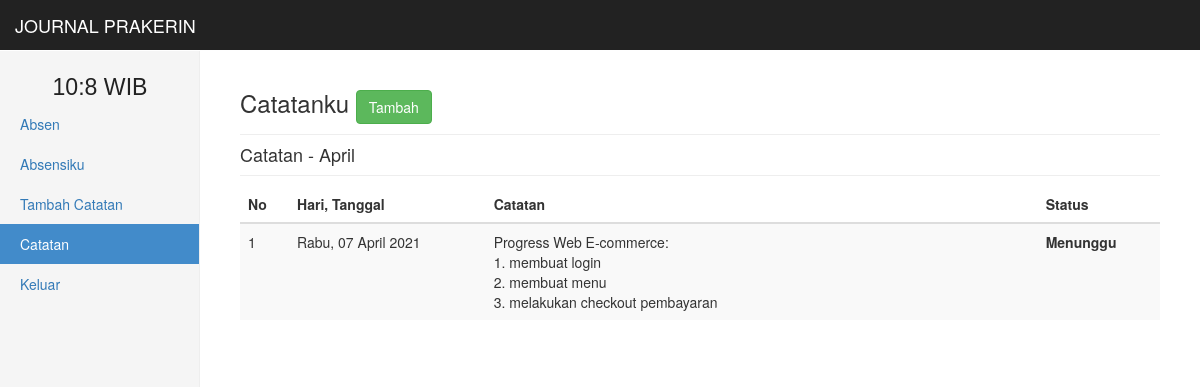
The page /catatan (signed in) on the database its author committed.
### tables this page shows
CREATE TABLE `bulan` (
  `id_bln` int(10) NOT NULL,
  `nama_bln` varchar(25) NOT NULL
);

CREATE TABLE `catatan` (
  `id_cat` int(10) NOT NULL,
  `id_user` int(10) NOT NULL,
  `id_bln` int(10) NOT NULL,
  `id_hri` int(10) NOT NULL,
  `id_tgl` int(10) NOT NULL,
  `isi_cat` longtext NOT NULL,
  `status_cat` enum('Menunggu','Dikonfirmasi','Ditolak') NOT NULL
);

CREATE TABLE `hari` (
  `id_hri` int(10) NOT NULL,
  `nama_hri` varchar(50) NOT NULL
);

CREATE TABLE `tanggal` (
  `id_tgl` int(10) NOT NULL,
  `nama_tgl` varchar(20) NOT NULL
);

### view/note.php (the view, shortened to what this page needs)
<?php
    if (isset($_SESSION['pb'])) {
        $id_siswa=mysqli_real_escape_string($conn, $_GET['id_siswa']);
		$query = $conn->query("SELECT*FROM detail_user WHERE id_user='$id_siswa'");
	    $get_user=$query->fetch_assoc();
	    $name = $get_user['name_user'];
	    $id_user = $get_user['id_user'];
	    if (isset($_GET['st'])) {
	      if ($_GET['st']==1) {
	        echo "<div class='alert alert-warning'><strong>Berhasil disimpan.</strong></div>";
	      } else {
	        echo "<div class='alert alert-danger'><strong>Gagal menyimpan.</strong></div>";
	      }
	    }
	        if ($conn->query("SELECT*FROM catatan WHERE id_user='$id_user'")->num_rows!==0) {
	            $no=0;
	            $query_month=$conn->query("SELECT*FROM bulan ORDER BY id_bln ASC");
	            while ($get_month=$query_month->fetch_assoc()) {
	              $month=$get_month['nama_bln'];
	              $id_month=$get_month['id_bln'];
	              $query_note=$conn->query("SELECT*FROM catatan NATURAL LEFT JOIN bulan NATURAL JOIN hari NATURAL JOIN tanggal WHERE id_user='$id_user' AND id_bln='$id_month' ORDER BY id_cat ASC");
	              $cek = $query_note->num_rows;
	              if ($cek!==0) {
	                echo "<h4 class='sub-header'><strong>Catatan:</strong> $get_user[name_user] - <i>$month</i> </h4>";
	                echo "<div class='table-responsive'>
	                   <table class='table table-striped'>
	                    <thead>
	                       <tr>
	                         <th>No</th>
	                         <th>Hari, Tanggal</th>
	                         <th>Catatan</th>
	                         <th>Status</th>
	                       </tr>
	                    </thead>
	                    <tbody>";
	                  $no=0;
	                  while ($get_note=$query_note->fetch_assoc()) {
	                    $no++;
	                    $date = "$get_note[nama_hri], $get_note[nama_tgl] $get_note[nama_bln] ".date("Y");
	                    $note = nl2br(htmlentities($get_note['isi_cat']));
	                    $status = $get_note['status_cat'];
	                    echo "<tr>
	                        <td>$no</td>
	                        <td>$date</td>
	                        <td width='60%'>$note</td>
	                        <td><strong>$status</strong></td>
	                    </tr>";
	                  }
	                  echo "</table></div>";
	                }
	            }
	            $conn->close();
	        } else {
	            echo "<div class='alert alert-warning'><strong>Tidak ada Cataan untuk ditampilkan.</strong></div>";
	        }
    }elseif (isset($_SESSION['sw'])) {
        echo "<h3 class='sub-header'>Catatanku <button type='button' onclick=\"window.location.href='tambah_catatan';\" class='btn btn-success'>Tambah</button> </h3>";
        $query = $conn->query("SELECT*FROM detail_user WHERE id_user='$_SESSION[id]'");
	    $get_user=$query->fetch_assoc();
	    $id_user = $get_user['id_user'];
	        if ($conn->query("SELECT*FROM catatan WHERE id_user='$id_user'")->num_rows!==0) {
	            $query_month=$conn->query("SELECT*FROM bulan ORDER BY id_bln ASC");
	            while ($get_month=$query_month->fetch_assoc()) {
	              $month=$get_month['nama_bln'];
	              $id_month=$get_month['id_bln'];
	              $query_note=$conn -> query("SELECT*FROM catatan NATURAL LEFT JOIN bulan NATURAL JOIN hari NATURAL JOIN tanggal WHERE id_user='$id_user' AND id_bln='$id_month' ORDER BY id_cat ASC");
	              $cek = $query_note->num_rows;
	              if ($cek!==0) {
	                echo "<h4 class='sub-header'>Catatan - $month </h4>";
	                echo "<div class='table-responsive'>
	                   <table class='table table-striped'>
	                    <thead>
	                       <tr>
	                         <th>No</th>
	                         <th>Hari, Tanggal</th>
	                         <th>Catatan</th>
	                         <th>Status</th>
	                       </tr>
	                    </thead>
	                    <tbody>";
	                  $no=0;
	                  while ($get_note=$query_note->fetch_assoc()) {
	                    $no++;
	                    $date = "$get_note[nama_hri], $get_note[nama_tgl] $get_note[nama_bln] ".date("Y");
	                    $note = nl2br(htmlentities($get_note['isi_cat']));
	                    $status = $get_note['status_cat'];
	                    echo "<tr>
	                        <td>$no</td>
	                        <td>$date</td>
	                        <td width='60%'>$note</td>
	                        <td><strong>$status</strong></td>
	                    </tr>";
	                  }
	                  echo "</table></div>";
	                }
	            }
	        } else {
	            echo "<div class='alert alert-warning'><strong>Tidak ada Cataan untuk ditampilkan.</strong></div>";
	        }
    }
?>

### rows shown on the page
bulan: nama_bln "April"
catatan: id_hri.nama_bln "Rabu, 07 April 2021", isi_cat "Progress Web E-commerce: 1. membuat login 2. membuat menu 3. melakukan checkout pembayaran", status_cat "Menunggu"

### other values the page prints
$name[$i] "Absen"
$name[$i] "Absensiku"
$name[$i] "Tambah Catatan"
$name[$i] "Catatan"
$name[$i] "Keluar"
